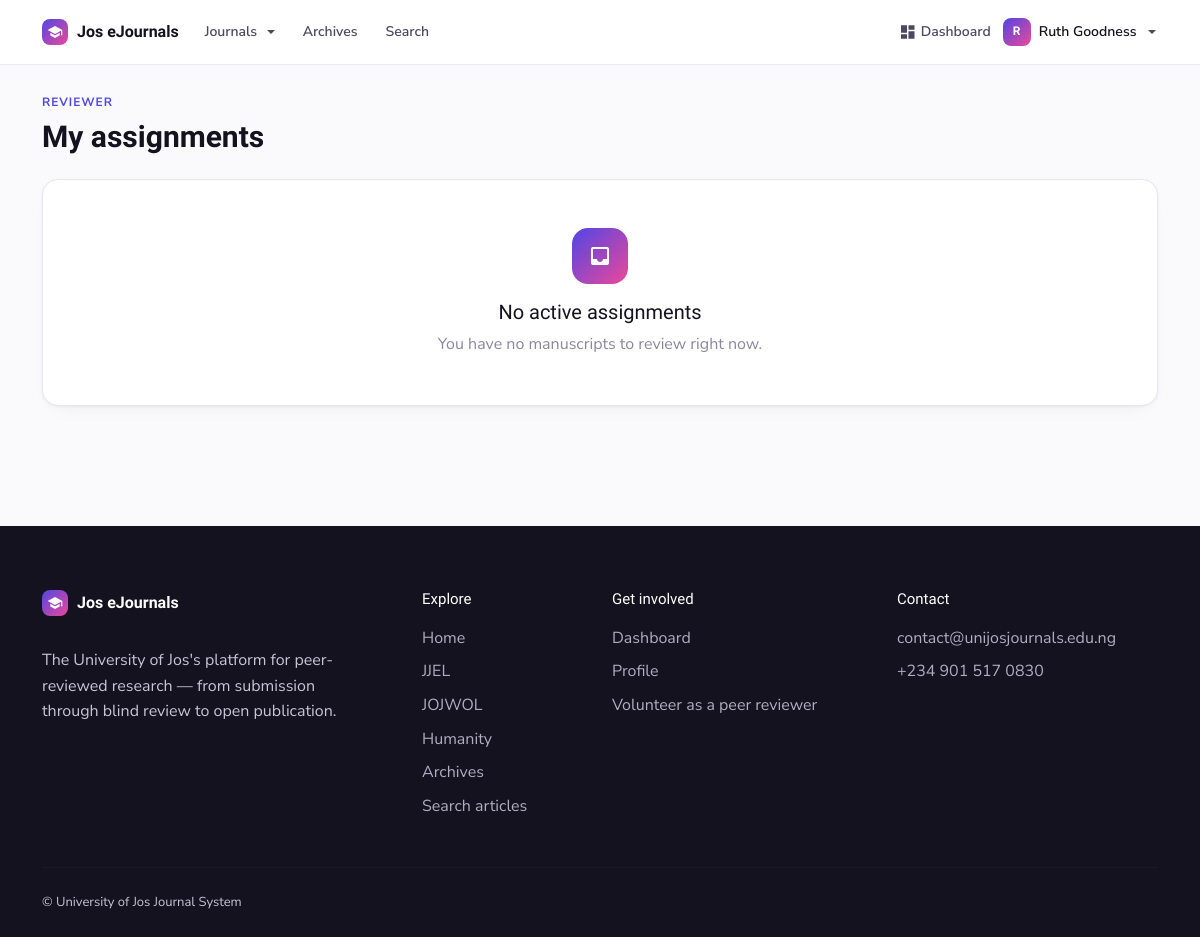
The app's page /my-assignments/ (signed in) with its own data.
### journalapp/models.py (models this page shows, shortened)
class SiteSettings(models.Model):
    site_title = models.CharField(max_length=100, default="University of Jos Journal System")
    site_description = models.TextField(blank=True)
    logo = models.ImageField(upload_to='site_images', blank=True, null=True)
    favicon = models.ImageField(upload_to='site_images', blank=True, null=True)
    primary_color = models.CharField(max_length=20, default="#007bff")
    secondary_color = models.CharField(max_length=20, default="#6c757d")
    footer_text = models.TextField(default="© University of Jos Journal System")
    contact_email = models.EmailField(default="contact@unijosjournals.edu.ng")
    contact_phone = models.CharField(max_length=20, blank=True)
    facebook_url = models.URLField(blank=True)
    twitter_url = models.URLField(blank=True)
    instagram_url = models.URLField(blank=True)
    linkedin_url = models.URLField(blank=True)
    class Meta:
        verbose_name = "Site Settings"
        verbose_name_plural = "Site Settings"

class CustomUser(AbstractBaseUser, PermissionsMixin):
    email = models.EmailField(unique=True)
    first_name = models.CharField(max_length=30, blank=True)
    last_name = models.CharField(max_length=30, blank=True)
    is_active = models.BooleanField(default=True)
    is_staff = models.BooleanField(default=False)
    date_joined = models.DateTimeField(default=timezone.now)
    objects = CustomUserManager()
    USERNAME_FIELD = 'email'
    REQUIRED_FIELDS = []
    class Meta:
        verbose_name = 'User'
        verbose_name_plural = 'Users'
    def get_full_name(self):
        return f"{self.first_name} {self.last_name}".strip()

class Journal(models.Model):
    name = models.CharField(max_length=200)
    slug = models.SlugField(
        max_length=80, unique=True,
        help_text="Used in the journal's web address, e.g. 'jjel'."
    )
    abbreviation = models.CharField(
        max_length=20, blank=True,
        help_text="Short form, e.g. 'JJEL'. Shown on the journal card when no logo is set."
    )
    tagline = models.CharField(
        max_length=255, blank=True,
        help_text="One line shown under the journal name."
    )
    description = RichTextField(blank=True)
    about = RichTextField(
        blank=True,
        help_text="Aims and scope — the main text on the journal's home page."
    )
    logo = models.ImageField(
        upload_to='journal_logos', blank=True, null=True,
        help_text="Square-ish logo used on the journal cards."
    )
    cover_image = models.ImageField(upload_to='journal_covers', blank=True, null=True)
    issn_print = models.CharField(max_length=20, blank=True, verbose_name="ISSN (Print)")
    issn_online = models.CharField(max_length=20, blank=True, verbose_name="ISSN (Online)")
    published_by = models.CharField(
        max_length=255, blank=True,
        help_text="e.g. 'Department of English, University of Jos'."
    )
    contact_email = models.EmailField(blank=True)
    department = models.ForeignKey(
        Department, on_delete=models.SET_NULL, null=True, blank=True,
        related_name='journals',
        help_text="Optional internal grouping. Not shown to visitors."
    )
    order = models.PositiveIntegerField(
        default=0, help_text="Controls the order journals appear in on the home page."
    )
    is_active = models.BooleanField(
        default=True, help_text="Untick to hide this journal from the public site."
    )
    class Meta:
        ordering = ['order', 'name']

### journalapp/submission_views.py (the view)
# urls.py: path('my-assignments/', submission_views.my_assignments, name='my_assignments'),
@login_required
def my_assignments(request):
    profile = request.user.profile
    if not (profile.is_reviewer or profile.is_editor):
        messages.error(request, 'You do not have permission to access this page.')
        return redirect('dashboard')
    assignments = Assignment.objects.filter(
        assigned_to=request.user,
        status='active'
    ).select_related('submission', 'submission__author', 'submission__journal')
    completed = Assignment.objects.filter(
        assigned_to=request.user,
        status='completed'
    ).select_related('submission')[:10]
    return render(request, 'submissions/my_assignments.html', {
        'assignments': assignments,
        'completed': completed
    })

### journalapp/templates/submissions/my_assignments.html (shortened to what this page needs)
{% extends 'journalapp/base.html' %}
{% load journal_extras %}
{% block content %}
<div class="container py-4">
    <div class="mb-4">
        <span class="uj-kicker">Reviewer</span>
        <h1 class="mt-1 mb-0" style="font-size:30px;">My assignments</h1>
    </div>
    {% if assignments %}
    <div class="card mb-4">
        <div class="card-header">Active assignments</div>
        <div class="card-body p-0">
            <div class="table-responsive">
                <table class="table table-hover align-middle mb-0">
                    <thead><tr><th class="ps-4">Manuscript</th><th>Journal</th><th>Role</th><th>Assigned</th><th class="text-end pe-4">Action</th></tr></thead>
                    <tbody>
                        {% for assignment in assignments %}
                        <tr>
                            <td class="ps-4">
                                {% if assignment.submission|author_hidden:request.user %}
                                <span class="uj-msid">{{ assignment.submission.anonymized_identifier }}</span>
                                {% else %}
                                <div class="fw-semibold" style="color:var(--uj-ink);">{{ assignment.submission.title|truncatewords:10 }}</div>
                                <small class="text-muted">by {{ assignment.submission|author_label:request.user }}</small>
                                {% endif %}
                                {% if assignment.notes %}<div class="text-muted mt-1" style="font-size:12.5px;"><strong>Notes:</strong> {{ assignment.notes|truncatewords:16 }}</div>{% endif %}
                            </td>
                            <td style="font-size:14px;">{{ assignment.submission.journal.name }}</td>
                            <td><span class="uj-pill">{{ assignment.get_role_display }}</span>{% if assignment.blinded %}<span class="uj-pill uj-pill--brand ms-1">Blind</span>{% endif %}</td>
                            <td style="font-size:13px; color:var(--uj-muted-2);">{{ assignment.assigned_at|date:"M d, Y" }}</td>
                            <td class="text-end pe-4"><a href="{% url 'work_on_submission' assignment.submission.pk %}" class="btn btn-primary btn-sm"><i class="material-icons" style="font-size:15px;">rate_review</i> Work on it</a></td>
                        </tr>
                        {% endfor %}
                    </tbody>
                </table>
            </div>
        </div>
    </div>
    {% else %}
    <div class="card"><div class="card-body text-center py-5">
        <span class="uj-brand-mark mx-auto mb-3" style="width:56px;height:56px;border-radius:16px;"><i class="material-icons">inbox</i></span>
        <h5>No active assignments</h5>
        <p class="text-muted mb-0">You have no manuscripts to review right now.</p>
    </div></div>
    {% endif %}
</div>
{% endblock %}

### journalapp/templates/journalapp/base.html (shortened to what this page needs)
{% load static %}
<!DOCTYPE html>
<html lang="en">
<head>
    <link href="https://cdn.jsdelivr.net/npm/bootstrap@5.3.0-alpha1/dist/css/bootstrap.min.css" rel="stylesheet">
    <link rel="stylesheet" href="https://cdnjs.cloudflare.com/ajax/libs/font-awesome/6.0.0-beta3/css/all.min.css">
    <link href="{% static 'css/theme.css' %}" rel="stylesheet">
</head>
<body class="d-flex flex-column min-vh-100">
    <header>
        <nav class="navbar navbar-expand-lg uj-navbar">
            <div class="container">
                <a class="uj-brand me-lg-4" href="{% url 'home' %}">
                    <span class="uj-brand-mark">
                        {% if site_settings.logo %}
                        <img src="{{ site_settings.logo.url }}" alt="{{ site_settings.site_title }}">
                        {% else %}
                        <i class="material-icons" style="font-size:16px;">school</i>
                        {% endif %}
                    </span>
                    <span>{{ site_settings.site_title|default:"UniJos Journals" }}</span>
                </a>
                <div class="collapse navbar-collapse" id="navbarNav">
                    <ul class="navbar-nav align-items-lg-center gap-lg-4 me-auto mt-3 mt-lg-0">
                        <li class="nav-item dropdown">
                            <a class="uj-nav-link dropdown-toggle" href="{% url 'journal_list' %}" id="journalsDropdown" role="button" data-bs-toggle="dropdown" aria-expanded="false">Journals</a>
                        </li>
                        <li class="nav-item">
                            <a class="uj-nav-link" href="{% url 'all_issues' %}">Archives</a>
                        </li>
                        <li class="nav-item">
                            <a class="uj-nav-link" href="{% url 'article_search' %}">Search</a>
                        </li>
                    </ul>
                    <ul class="navbar-nav align-items-lg-center gap-2">
                        {% if user.is_authenticated %}
                            <li class="nav-item">
                                <a class="uj-nav-link d-inline-flex align-items-center gap-1" href="{% url 'dashboard' %}">
                                    <i class="material-icons">dashboard</i> Dashboard
                                </a>
                            </li>
                            <li class="nav-item dropdown">
                                <a class="uj-nav-link dropdown-toggle d-inline-flex align-items-center gap-2" href="#" id="userDropdown" role="button" data-bs-toggle="dropdown" aria-expanded="false">
                                    <span class="uj-brand-mark" style="width:28px;height:28px;font-size:12px;font-family:var(--uj-font-heading);font-weight:700;">
                                        {{ user.get_full_name|default:user.email|first|upper }}
                                    </span>
                                    <span class="fw-semibold d-none d-lg-inline" style="color:var(--uj-ink);">{{ user.get_full_name|default:user.email }}</span>
                                </a>
                            </li>
                        {% endif %}
                    </ul>
                </div>
            </div>
        </nav>
    </header>
    <div class="toast-container position-fixed top-0 end-0 p-3" style="z-index: 9999;">
    </div>
    <main class="flex-grow-1 mb-3">
        {% block content %}{% endblock %}
    </main>
    <footer class="uj-footer">
        <div class="container">
            <div class="row g-4">
                <div class="col-lg-4 mb-2">
                    <a class="uj-brand mb-3" href="{% url 'home' %}">
                        <span class="uj-brand-mark">
                            {% if site_settings.logo %}
                            <img src="{{ site_settings.logo.url }}" alt="{{ site_settings.site_title }}">
                            {% else %}
                            <i class="material-icons" style="font-size:16px;">school</i>
                            {% endif %}
                        </span>
                        <span>{{ site_settings.site_title|default:"UniJos Journals" }}</span>
                    </a>
                    <p class="mt-3" style="max-width:320px;">{{ site_settings.site_description|default:"The University of Jos's platform for peer-reviewed research — from submission through blind review to open publication." }}</p>
                </div>
                <div class="col-6 col-lg-2 mb-2">
                    <h5>Explore</h5>
                    <ul class="list-unstyled d-grid gap-2">
                        <li><a href="{% url 'home' %}">Home</a></li>
                        {% for j in nav_journals %}
                        <li><a href="{% url 'journal_home' j.slug %}">{{ j.abbreviation|default:j.name }}</a></li>
                        {% endfor %}
                        <li><a href="{% url 'all_issues' %}">Archives</a></li>
                        <li><a href="{% url 'article_search' %}">Search articles</a></li>
                    </ul>
                </div>
                <div class="col-6 col-lg-3 mb-2">
                    <h5>Get involved</h5>
                    <ul class="list-unstyled d-grid gap-2">
                        {% if user.is_authenticated %}
                        <li><a href="{% url 'dashboard' %}">Dashboard</a></li>
                        <li><a href="{% url 'profile' %}">Profile</a></li>
                        {% else %}
                        <li><a href="{% url 'register' %}">Submit a manuscript</a></li>
                        <li><a href="{% url 'register' %}">Create an account</a></li>
                        <li><a href="{% url 'login' %}">Log in</a></li>
                        {% endif %}
                        <li><a href="{% url 'reviewer_apply' %}">Volunteer as a peer reviewer</a></li>
                    </ul>
                </div>
                <div class="col-lg-3 mb-2">
                    <h5>Contact</h5>
                    <ul class="list-unstyled d-grid gap-2">
                        {% if site_settings.contact_email %}
                        <li><a href="mailto:{{ site_settings.contact_email }}">{{ site_settings.contact_email }}</a></li>
                        {% endif %}
                        {% if site_settings.contact_phone %}
                        <li><a href="tel:{{ site_settings.contact_phone }}">{{ site_settings.contact_phone }}</a></li>
                        {% endif %}
                    </ul>
                </div>
            </div>
            <hr class="my-4">
            <div class="d-flex flex-column flex-md-row justify-content-between align-items-center gap-2" style="font-size:13px;">
                <p class="mb-0">{{ site_settings.footer_text|default:"© University of Jos Journal System. All rights reserved." }}</p>
            </div>
        </div>
    </footer>
</body>
</html>

### records on screen
SiteSettings: site_title "Jos eJournals", site_description "The University of Jos's platform for peer-reviewed research — from submission through blind review to open publication.", contact_email "contact@unijosjournals.edu.ng", contact_phone "+234 901 517 0830", footer_text "© University of Jos Journal System"
CustomUser: get_full_name|first "R", get_full_name "Ruth Goodness"
Journal: abbreviation "JJEL"
Journal: abbreviation "JOJWOL"
Journal: abbreviation "Humanity"
